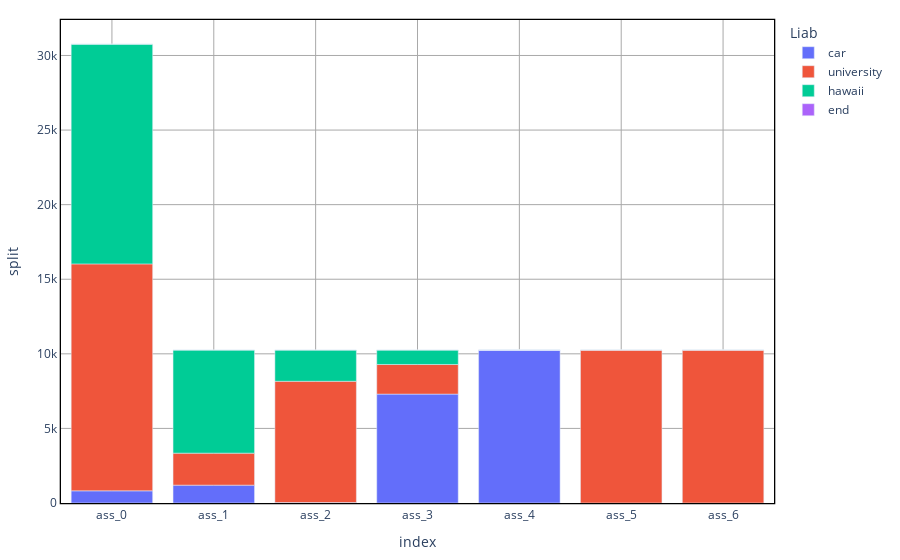

This figure's notebook cell:
### Code cell
AssetPerLiab = {}
for a in A:
    Asset_al = list(np.sum(Assets_l[a], axis = 1))
    Asset_al.append(np.sum(Assets_end[a]))
    L_end = list(L)
    L_end.append("end")
    AssetPerLiab[a] = {L_end[l]:Asset_al[l] for l in np.arange(len(L_end))}

AssetPerLiab = pd.DataFrame(AssetPerLiab).transpose().reset_index()
AssetPerLiab = AssetPerLiab.melt(id_vars=['index'], var_name='Liab', value_name='split')
plt = px.bar(AssetPerLiab, x="index", y = "split", color = "Liab")
plt = standardized_chart(plt)
plt.show()

### Figure 1 — Plotly figure (JSON) as saved in the notebook; plotly's stock layout.template omitted (floating-point values rounded to 4 significant figures)
{"data": [{"alignmentgroup": "True", "hovertemplate": "Liab=car<br>index=%{x}<br>split=%{y}<extra></extra>", "legendgroup": "car", "marker": {"color": "#636efa"}, "name": "car", "offsetgroup": "car", "orientation": "v", "showlegend": true, "textposition": "auto", "type": "bar", "x": ["ass_0", "ass_1", "ass_2", "ass_3", "ass_4", "ass_5", "ass_6"], "xaxis": "x", "y": [816.0, 1197.0, 30.67, 7300.0, 10250.0, 0, 0], "yaxis": "y"}, {"alignmentgroup": "True", "hovertemplate": "Liab=university<br>index=%{x}<br>split=%{y}<extra></extra>", "legendgroup": "university", "marker": {"color": "#EF553B"}, "name": "university", "offsetgroup": "university", "orientation": "v", "showlegend": true, "textposition": "auto", "type": "bar", "x": ["ass_0", "ass_1", "ass_2", "ass_3", "ass_4", "ass_5", "ass_6"], "xaxis": "x", "y": [15210.0, 2146.0, 8130.0, 1985.0, 0, 10250.0, 10250.0], "yaxis": "y"}, {"alignmentgroup": "True", "hovertemplate": "Liab=hawaii<br>index=%{x}<br>split=%{y}<extra></extra>", "legendgroup": "hawaii", "marker": {"color": "#00cc96"}, "name": "hawaii", "offsetgroup": "hawaii", "orientation": "v", "showlegend": true, "textposition": "auto", "type": "bar", "x": ["ass_0", "ass_1", "ass_2", "ass_3", "ass_4", "ass_5", "ass_6"], "xaxis": "x", "y": [14730.0, 6910.0, 2093.0, 967.5, 0, 0, 0], "yaxis": "y"}, {"alignmentgroup": "True", "hovertemplate": "Liab=end<br>index=%{x}<br>split=%{y}<extra></extra>", "legendgroup": "end", "marker": {"color": "#ab63fa"}, "name": "end", "offsetgroup": "end", "orientation": "v", "showlegend": true, "textposition": "auto", "type": "bar", "x": ["ass_0", "ass_1", "ass_2", "ass_3", "ass_4", "ass_5", "ass_6"], "xaxis": "x", "y": [0, 0, 0, 0, 0, 0, 0], "yaxis": "y"}], "layout": {"barmode": "relative", "legend": {"title": {"text": "Liab"}, "tracegroupgap": 0}, "margin": {"b": 20, "l": 20, "r": 20, "t": 20}, "paper_bgcolor": "white", "plot_bgcolor": "white", "showlegend": true, "xaxis": {"anchor": "y", "domain": [0, 1], "gridcolor": "darkgray", "gridwidth": 1, "linecolor": "black", "linewidth": 1.3, "mirror": true, "showgrid": true, "showline": true, "title": {"text": "index"}}, "yaxis": {"anchor": "x", "domain": [0, 1], "gridcolor": "darkgray", "gridwidth": 1, "linecolor": "black", "linewidth": 1.3, "mirror": true, "showgrid": true, "showline": true, "title": {"text": "split"}}}}
